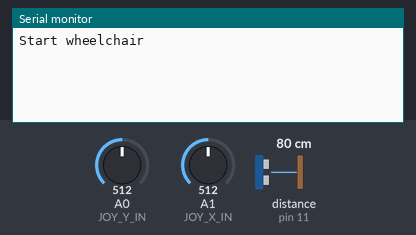
This sketch was run on a simulated Arduino Uno, built with avr-gcc and run on an emulated ATmega328P. On the bench: the last lines printed to the serial monitor. The inputs (shaded band) are chosen by the test bench; at power-on: distance to the obstacle (sensor on pin 11) 80 cm, A0 (JOY_Y_IN) = 512, A1 (JOY_X_IN) = 512.

Above: at 1.2 s.
1.3 s: distance to the obstacle (sensor on pin 11) set to 75 cm
At 1.56 s:
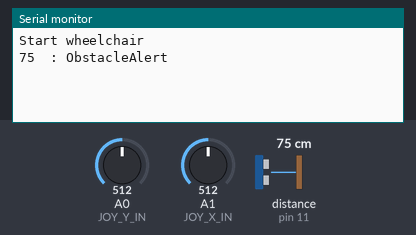
3.5 s: A0 (JOY_Y_IN) set to 540
At 3.76 s:
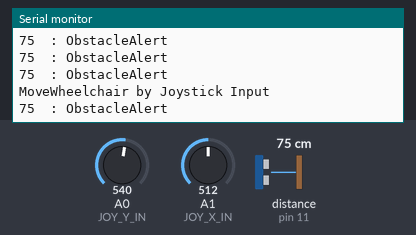
5.0 s: A0 (JOY_Y_IN) set to 520
At 5.16 s:
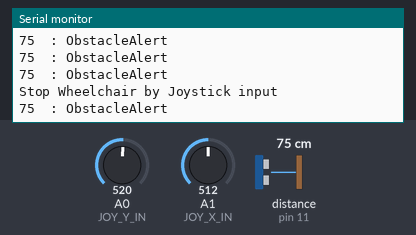
6.5 s: distance to the obstacle (sensor on pin 11) set to 2 cm
At 6.56 s:
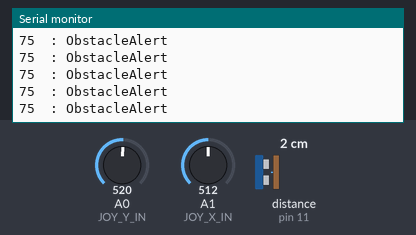

The sketch:

SpeechControlledWheelChair.ino
```cpp
// HCSR04, Adafruit_MCP4725, MStimer2 라이브러리를 추가해야 함
#include <MsTimer2.h>
#include <Wire.h>
#include <HCSR04.h>
#include <Adafruit_MCP4725.h>
#include "SoftwareSerial.h"
#include "VoiceRecognitionV3.h"

#define JOY_X_IN  A1
#define JOY_Y_IN  A0
#define FSR       A2

#define X_ADDR 0x61
#define Y_ADDR 0x60

#define GO    0   // 앞으로
#define BACK  1   // 뒤로
#define LEFT  2   // 좌회전
#define RIGHT 3   // 우회전
#define STOP  4   // 정지

#define DAC_RESOLUTION    (8)

#define YOFFSET (-210)
Adafruit_MCP4725 dac;
VR myVR(2, 3);

unsigned short joyXIn = 0;
unsigned short joyYIn = 0;

uint8_t records[7];
uint8_t buf[64];

//UltraSonicDistanceSensor forwardSensor(12, 13);
//UltraSonicDistanceSensor bottomSensor(10, 11);
UltraSonicDistanceSensor forwardSensor(10, 11);
UltraSonicDistanceSensor bottomSensor(12, 13);

bool fallAlert = false;
bool obstacleAlert = false;
bool joystickIn = false;
bool prevJoystickIn = false;
int forwardDistance = 0;
int bottomDistance = 0;

int currentState = STOP;

void getUltrasound()
{
  forwardDistance = forwardSensor.measureDistanceCm();
//  bottomDistance = bottomSensor.measureDistanceCm();

  if(forwardDistance < 80 && forwardDistance >= 0) // 전방 80cm 이내에 장애물이 있으면
  {
    obstacleAlert = true;
    Serial.print(forwardDistance);
    Serial.println("\t: ObstacleAlert");
  } else
  {
    obstacleAlert = false;
  }

  if(bottomDistance > 150) // 추락 위험이 있으면
  {
    fallAlert = true;
    Serial.print(bottomDistance);
    Serial.println("\t: Fall Alert");
  } else {
    fallAlert = false;
  }

}
void setup() {
  // put your setup code here, to run once:
  myVR.begin(9600);
  Serial.begin(115200);
  dac.begin(X_ADDR);
  dac.setVoltage(2048, false);    // X축 입력을 중앙으로
  dac.begin(Y_ADDR);
  dac.setVoltage(2048, false);    // Y축 입력을 중앙값으로
  Serial.println("Start wheelchair");
  MsTimer2::set(200, getUltrasound);
  MsTimer2::start();             // 초음파를 사용하려면 앞의 //를 없앨것

}

void moveGo()
{
  dac.begin(X_ADDR);
  dac.setVoltage(2048 + 750, false);
  dac.begin(Y_ADDR);
  dac.setVoltage(2048-200, false);
//  MsTimer2::start();             // 초음파를 사용하려면 앞의 //를 없앨것

}
void moveBack()
{
  dac.begin(X_ADDR);
  dac.setVoltage(2048 - 500, false);
  dac.begin(Y_ADDR);
  dac.setVoltage(2048 -150 , false);
}
void moveLeft()
{
    dac.begin(X_ADDR);
  dac.setVoltage(2048, false);
  dac.begin(Y_ADDR);
  dac.setVoltage(2048 - 400, false);
}
void moveRight()
{
    dac.begin(X_ADDR);
  dac.setVoltage(2048, false);
  dac.begin(Y_ADDR);
  dac.setVoltage(2048 + 400, false);
}
void stopWheelchair()
{
    dac.begin(X_ADDR);
  dac.setVoltage(2048 , false);
  dac.begin(Y_ADDR);
  dac.setVoltage(2048 , false);
 // MsTimer2::stop();             // 초음파를 사용하려면 앞의 //를 없앨것

}

void loop() {
  // put your main code here, to run repeatedly:

  uint32_t dac_value;       // 출력 값 : 0 ~ 4096
  int ret;                  // 음성인식 반환값
  byte cmd;                 // 음성인식 결과값
  joyXIn = analogRead(JOY_X_IN);  // 조이스틱 X축 읽기
  joyYIn = analogRead(JOY_Y_IN);  // 조이스틱 Y축 읽기

  if(joyXIn >= 495 &&joyXIn <= 530 && joyYIn >= 495 && joyYIn <= 530) // 만약 조이스틱을 움직이지 않으면
  {
    joystickIn = false;     // 조이스틱 입력 없음

    if(prevJoystickIn == true)
    {
      Serial.println("Stop Wheelchair by Joystick input");
        stopWheelchair();
    }
  }
  else {                  // 조이스틱을 움직이면
    joystickIn = true;   // 조이스틱 입력 있음
    if(prevJoystickIn == false)
    {
      Serial.println("MoveWheelchair by Joystick Input");
    }

  }


  if(joystickIn == true) {      // 조이스틱 입력이 있으면
 //   Serial.print(joyXIn);
  //  Serial.print("     ");
  //  Serial.println(joyYIn);
 //   dac_value = map(joyXIn, 0, 1023, 819, 3276);  // 조이스틱 입력은 10비트이며 출력은 12비트이므로 숫자 변환
    dac_value = map(joyXIn, 0, 1023, 0, 4095);  // 조이스틱 입력은 10비트이며 출력은 12비트이므로 숫자 변환

    dac.begin(X_ADDR);                            // X 축 DAC 활성화
    dac.setVoltage(dac_value, false);             // X축 전압 출력

 //   dac_value = map(joyYIn, 0, 1023, 819, 3276);  // 조이스틱 입력은 10비트이며 출력은 12비트이므로 숫자 변환
    dac_value = map(joyYIn, 0, 1023, 0, 4095);  // 조이스틱 입력은 10비트이며 출력은 12비트이므로 숫자 변환

    dac.begin(Y_ADDR);                            // Y 축 DAC 활성화
    dac.setVoltage(dac_value, false);             // Y축 전압 출력
  }

   prevJoystickIn = joystickIn;
  if(joystickIn == false)
  {
    ret = myVR.recognize(buf, 50);

    if(ret > 0) {
      Serial.print("Voice : ");
      switch(buf[1]){
        case GO:

          moveGo();
          currentState = GO;
          Serial.println("GO");
          break;
        case BACK:
          moveBack();
          currentState = BACK;
          Serial.println("BACK");
          break;
        case LEFT:
          moveLeft();
          currentState = LEFT;
          Serial.println("LEFT");
          break;
        case RIGHT:
          moveRight();
          currentState = RIGHT;
          Serial.println("RIGHT");
          break;
        case STOP:
          stopWheelchair();
          currentState = STOP;
          Serial.println("STOP");
          break;
      }
    }
  }
  if(fallAlert == true) // 추락 위험이 있을 때
  {
   // stopWheelchair();
   // moveBack();
   // delay(1000);
   // stopWheelchair();
    Serial.println("Fall Alert");
  }
  if(obstacleAlert == true) // 장애물이 있을 때
  {
    if(currentState == GO)
    {
      stopWheelchair();
   //   delay(1000);
   //   moveGo();
      Serial.println("Obstacle Alert");
    }
  }

}
```

VoiceRecognitionV3.h
```cpp
// (licence header left out)
#if ARDUINO >= 100
 #include "Arduino.h"
#else
 #include "WProgram.h"
#endif

#include "wiring_private.h"

#include "SoftwareSerial.h"
#include <avr/pgmspace.h>

#define DEBUG

#ifdef DEBUG
#define DBGSTR(message)     Serial.print(message)
#define DBGBUF(buf, len)	Serial.write(buf, len)
#define DBGLN(message)		Serial.println(message)
#define DBGFMT(msg, fmt)	Serial.print(msg, fmt)
#define DBGCHAR(c)			Serial.write(c)
#else
#define DBG(message)
#endif // DEBUG

#define VR_DEFAULT_TIMEOUT						(1000)

/***************************************************************************/
#define FRAME_HEAD							(0xAA)
#define FRAME_END							(0x0A)

/***************************************************************************/
#define FRAME_CMD_CHECK_SYSTEM				(0x00)
#define FRAME_CMD_CHECK_BSR					(0x01)
#define FRAME_CMD_CHECK_TRAIN				(0x02)
#define FRAME_CMD_CHECK_SIG					(0x03)

#define FRAME_CMD_RESET_DEFAULT				(0x10)	//reset configuration
#define FRAME_CMD_SET_BR					(0x11)	//baud rate
#define FRAME_CMD_SET_IOM					(0x12)	//IO mode
#define FRAME_CMD_SET_PW					(0x13)	//pulse width
#define FRAME_CMD_RESET_IO					(0x14)	// reset IO OUTPUT
#define FRAME_CMD_SET_AL					(0x15)	// Auto load

#define FRAME_CMD_TRAIN						(0x20)
#define FRAME_CMD_SIG_TRAIN					(0x21)
#define FRAME_CMD_SET_SIG					(0x22)

#define FRAME_CMD_LOAD						(0x30)	//Load N records
#define FRAME_CMD_CLEAR						(0x31)	//Clear BSR buffer
#define FRAME_CMD_GROUP						(0x32)  //
	#define FRAME_CMD_GROUP_SET							(0x00)  //
	#define FRAME_CMD_GROUP_SUGRP						(0x01)  //
	#define FRAME_CMD_GROUP_LSGRP						(0x02)  //
	#define FRAME_CMD_GROUP_LUGRP						(0x03)  //
	#define FRAME_CMD_GROUP_CUGRP						(0x04)  //

#define FRAME_CMD_TEST						(0xEE)
	#define FRAME_CMD_TEST_READ							(0x01)
	#define FRAME_CMD_TEST_WRITE						(0x00)


#define FRAME_CMD_VR						(0x0D)	//Voice recognized
#define FRAME_CMD_PROMPT					(0x0A)
#define FRAME_CMD_ERROR						(0xFF)

/***************************************************************************/
// #define FRAME_ERR_UDCMD						(0x00)
// #define FRAME_ERR_LEN						(0x01)
// #define FRAME_ERR_DATA						(0x02)
// #define FRAME_ERR_SUBCMD					(0x03)

// //#define FRAME_ERR_
// #define FRAME_STA_SUCCESS					(0x00)
// #define FRAME_STA_FAILED					(0xFF)
/***************************************************************************/


class VR : public SoftwareSerial{
public:
	VR(uint8_t receivePin, uint8_t transmitPin);

	static VR* getInstance() {
	   return instance;
	}

	typedef enum{
		PULSE = 0,
		TOGGLE = 1,
		SET = 2,
		CLEAR = 3
	}io_mode_t;

	typedef enum{
		LEVEL0 = 0,
		LEVEL1,
		LEVEL2,
		LEVEL3,
		LEVEL4,
		LEVEL5,
		LEVEL6,
		LEVEL7,
		LEVEL8,
		LEVEL9,
		LEVEL10,
		LEVEL11,
		LEVEL12,
		LEVEL13,
		LEVEL14,
		LEVEL15,
	}pulse_width_level_t;

	typedef enum{
		GROUP0 = 0,
		GROUP1,
		GROUP2,
		GROUP3,
		GROUP4,
		GROUP5,
		GROUP6,
		GROUP7,
		GROUP_ALL = 0xFF,
	}group_t;

	int setBaudRate(unsigned long br);
	int setIOMode(io_mode_t mode);
	int resetIO(uint8_t *ios=0, uint8_t len=1);
	int setPulseWidth(uint8_t level);
	int setAutoLoad(uint8_t *records=0, uint8_t len = 0);
    int disableAutoLoad();
	int restoreSystemSettings();
	int checkSystemSettings(uint8_t* buf);
	int recognize(uint8_t *buf, int timeout = VR_DEFAULT_TIMEOUT);
	int train(uint8_t *records, uint8_t len=1, uint8_t *buf = 0);
	int train(uint8_t record, uint8_t *buf = 0);
	int trainWithSignature(uint8_t record, const void *buf, uint8_t len=0, uint8_t *retbuf = 0);
	int load(uint8_t *records, uint8_t len=1, uint8_t *buf = 0);
	int load(uint8_t record, uint8_t *buf = 0);
	int clear();
	int setSignature(uint8_t record, const void *buf=0, uint8_t len=0);
	int deleteSignature(uint8_t record);

	int checkSignature(uint8_t record, uint8_t *buf);
	int checkRecognizer(uint8_t *buf);
	int checkRecord(uint8_t *buf, uint8_t *records = 0, uint8_t len = 0);

	/** group control */
	int setGroupControl(uint8_t ctrl);
	int checkGroupControl();
	int setUserGroup(uint8_t grp, uint8_t *records, uint8_t len);
	int checkUserGroup(uint8_t grp, uint8_t *buf);
	int loadSystemGroup(uint8_t grp, uint8_t *buf=0);
	int loadUserGroup(uint8_t grp, uint8_t *buf=0);

	int test(uint8_t cmd, uint8_t *bsr);

	int writehex(uint8_t *buf, uint8_t len);

/***************************************************************************/
	/** low level */
	int len(uint8_t *buf);
	int cmp(uint8_t *buf, uint8_t *bufcmp, int len  );
	void cpy(char *buf,  char * pbuf);
	void sort(uint8_t *buf, int len);
	int cleanDup(uint8_t *des, uint8_t *buf, int len);
	void send_pkt(uint8_t *buf, uint8_t len);
	void send_pkt(uint8_t cmd, uint8_t *buf, uint8_t len);
	void send_pkt(uint8_t cmd, uint8_t subcmd, uint8_t *buf, uint8_t len);
	int receive(uint8_t *buf, int len, uint16_t timeout = VR_DEFAULT_TIMEOUT);
	int receive_pkt(uint8_t *buf, uint16_t timeout = VR_DEFAULT_TIMEOUT);
/***************************************************************************/
private:
	static VR*  instance;
};
```

Source omitted: VoiceRecognitionV3.cpp (27712 bytes)

Measured:
- the behaviour switches between 80 and 79 cm on distance to the obstacle (sensor on pin 11) (found by bisection; images 0 and 1)
- after the input at 1.3 s, the serial monitor: prints a new line after 0.11 s (image 1)
- after the input at 3.5 s, the serial monitor: prints a new line at once (image 2)
- after the input at 5.0 s, the serial monitor: prints a new line at once (image 3)
